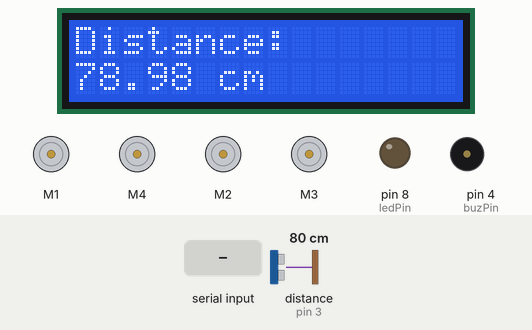
This sketch was run on a simulated Arduino Uno, built with avr-gcc and run on an emulated ATmega328P. Shown: 16×2 character LCD, 4 × DC motor (green arrow = forward, orange = backward, longer = faster), output pins drawn as LEDs (lit = HIGH), buzzer (waves = sounding, pin HIGH). Wiring (inferred from the names in the program): ultrasonic range finder: trigger pin 2; echo pin 3. Inputs (shaded band) come from the test bench; at power-on: distance to the obstacle (sensor on pin 3) 80 cm. The echo pulse lasts 58.3 µs per cm; pins used as bus, display or sensor lines are not drawn; what the sketch prints to the serial monitor is not drawn.

Above: at 1.2 s.
1.3 s: distance to the obstacle (sensor on pin 3) set to 23 cm
At 2.5 s:
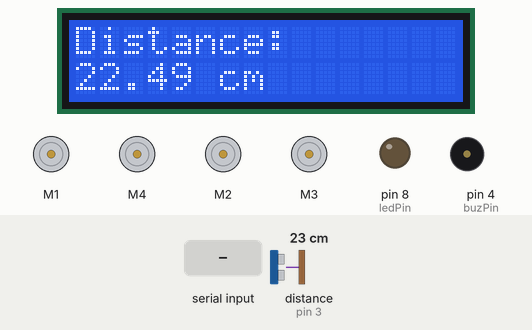
2.8 s: distance to the obstacle (sensor on pin 3) set to 18 cm
At 3.05 s:
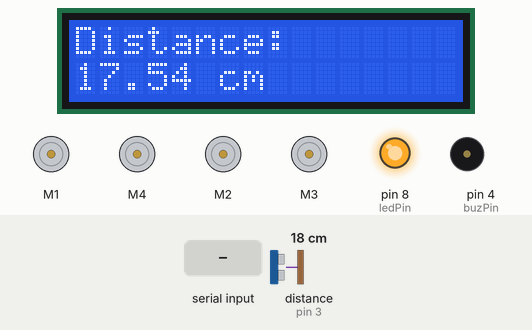
4.7 s: "Y" received over the second serial link
At 4.92 s:
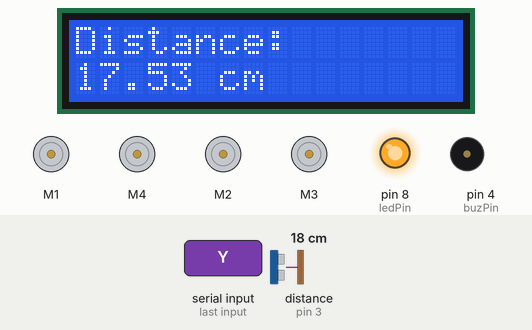
6.2 s: distance to the obstacle (sensor on pin 3) set to 2 cm
At 7.05 s:
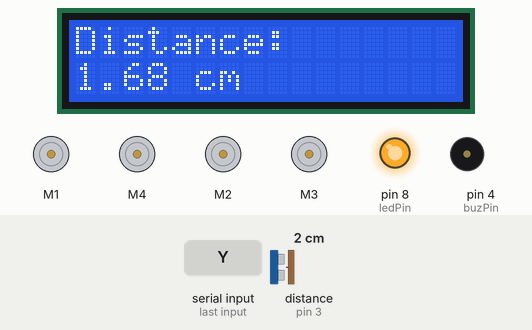
7.7 s: distance to the obstacle (sensor on pin 3) set to 35 cm
At 7.99 s:
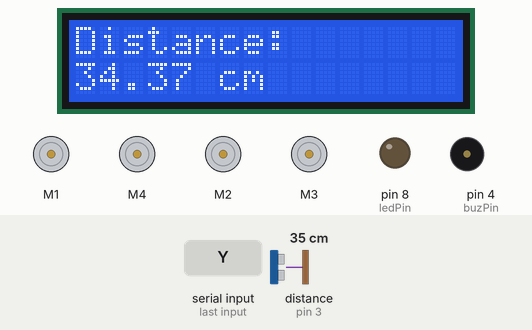
9.2 s: "Y" received over the second serial link
At 9.38 s:
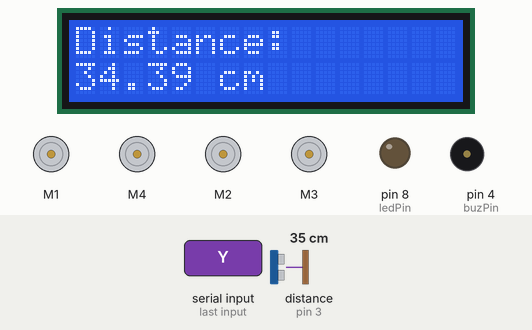
Timing chart, 0 to 11.7 s (numbered marks = the images above; inputs shaded):
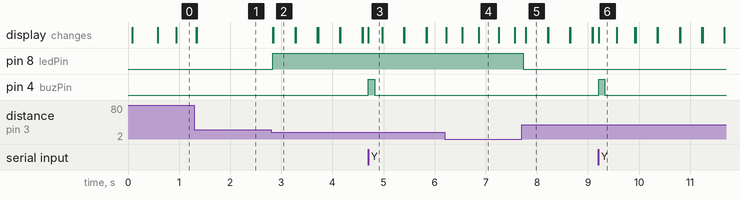

The sketch:

working_ultrasonic_sensor.ino
```cpp
#include <AFMotor.h>
#include <SoftwareSerial.h>
#include <Wire.h>
#include <LiquidCrystal_I2C.h>

// ---------------- Ultrasonic ----------------
#define TRIG_PIN 2
#define ECHO_PIN 3
long duration;
float distance;

// ---------------- LCD ----------------
LiquidCrystal_I2C lcd(0x27, 16, 2);

// ---------------- Motors ----------------
AF_DCMotor MotorFR(4);
AF_DCMotor MotorFL(1);
AF_DCMotor MotorBL(2);
AF_DCMotor MotorBR(3);

// ---------------- Bluetooth ----------------
const uint8_t BT_RX_PIN = A0;
const uint8_t BT_TX_PIN = A1;
SoftwareSerial btSerial(BT_RX_PIN, BT_TX_PIN);

// ---------------- Other IO ----------------
const int buzPin = 4;
const int ledPin = 8;
int valSpeed = 200;

// Obstacle limit
const int STOP_DISTANCE = 20; // cm

// ---------------- Setup ----------------
void setup()
{
  Serial.begin(9600);
  btSerial.begin(9600);

  pinMode(TRIG_PIN, OUTPUT);
  pinMode(ECHO_PIN, INPUT);
  pinMode(buzPin, OUTPUT);
  pinMode(ledPin, OUTPUT);

  lcd.init();
  lcd.backlight();
  lcd.setCursor(0, 0);
  lcd.print("Distance:");

  SetSpeed(valSpeed);

  stopMotors();
}

// ---------------- Main Loop ----------------
void loop()
{
  readDistance();
  displayDistance();

  // Auto stop if obstacle is close
  if (distance <= STOP_DISTANCE && distance > 0)
  {
    stopMotors();
    digitalWrite(ledPin, HIGH);
  }
  else
  {
    digitalWrite(ledPin, LOW);
  }

  // Bluetooth commands
  if (btSerial.available())
  {
    char c = btSerial.read();
    handleCommand(c);
  }
}

// ---------------- Ultrasonic Functions ----------------
void readDistance()
{
  digitalWrite(TRIG_PIN, LOW);
  delayMicroseconds(2);
  digitalWrite(TRIG_PIN, HIGH);
  delayMicroseconds(10);
  digitalWrite(TRIG_PIN, LOW);

  duration = pulseIn(ECHO_PIN, HIGH, 25000); // timeout added
  distance = duration * 0.034 / 2;

  Serial.print("Distance: ");
  Serial.print(distance);
  Serial.println(" cm");
}

void displayDistance()
{
  lcd.setCursor(0, 1);
  lcd.print(distance);
  lcd.print(" cm     ");
}

// ---------------- Motor Control ----------------
void stopMotors()
{
  MotorFL.run(RELEASE);
  MotorFR.run(RELEASE);
  MotorBL.run(RELEASE);
  MotorBR.run(RELEASE);
}

// ---------------- Command Handler ----------------
void handleCommand(char command)
{

  // Block forward motion if obstacle detected
  if (command == 'F' && distance <= STOP_DISTANCE && distance > 0)
  {
    stopMotors();
    return;
  }

  switch (command)
  {
  case 'F':
    SetSpeed(valSpeed);
    MotorFL.run(FORWARD);
    MotorFR.run(FORWARD);
    MotorBL.run(FORWARD);
    MotorBR.run(FORWARD);
    break;

  case 'B':
    SetSpeed(valSpeed);
    MotorFL.run(BACKWARD);
    MotorFR.run(BACKWARD);
    MotorBL.run(BACKWARD);
    MotorBR.run(BACKWARD);
    break;

  case 'L':
    MotorFL.run(BACKWARD);
    MotorFR.run(FORWARD);
    MotorBL.run(BACKWARD);
    MotorBR.run(FORWARD);
    break;

  case 'R':
    MotorFL.run(FORWARD);
    MotorFR.run(BACKWARD);
    MotorBL.run(FORWARD);
    MotorBR.run(BACKWARD);
    break;

  case 'S':
    stopMotors();
    break;

  case 'Y':
    digitalWrite(buzPin, HIGH);
    delay(120);
    digitalWrite(buzPin, LOW);
    break;

  case 'U':
    digitalWrite(ledPin, HIGH);
    break;
  case 'u':
    digitalWrite(ledPin, LOW);
    break;

  case '1':
    SetSpeed(65);
    break;
  case '2':
    SetSpeed(130);
    break;
  case '3':
    SetSpeed(195);
    break;
  case '4':
    SetSpeed(255);
    break;
  }
}

// ---------------- Speed Helper ----------------
void SetSpeed(int val)
{
  valSpeed = val;
  MotorFL.setSpeed(val);
  MotorFR.setSpeed(val);
  MotorBL.setSpeed(val);
  MotorBR.setSpeed(val);
}
```

Measured:
- the behaviour switches between 21 and 20 cm on distance to the obstacle (sensor on pin 3) (found by bisection; images 1 and 2)
- after the input at 1.3 s, the display: first changes at once (image 1 shows a later state)
- after the input at 2.8 s, pin 8 (ledPin): LOW → HIGH at once; the display: first changes at once (image 2 shows a later state)
- after the input at 4.7 s, pin 4 (buzPin): LOW → HIGH at once, → LOW 0.12 s later
- after the input at 6.2 s, the display: changes at once (image 4)
- after the input at 7.7 s, pin 8 (ledPin): HIGH → LOW at once; the display: changes after 0.08 s (image 5)
- after the input at 9.2 s, pin 4 (buzPin): LOW → HIGH at once, → LOW 0.12 s later
